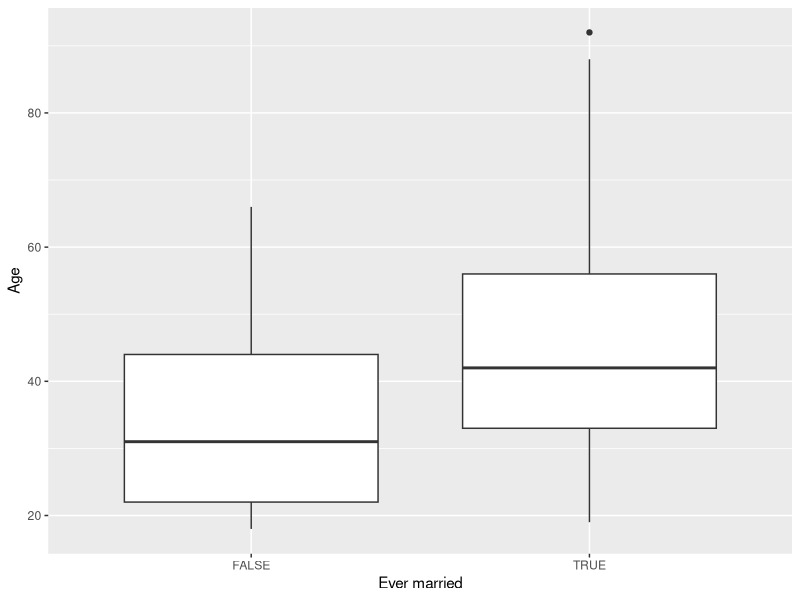
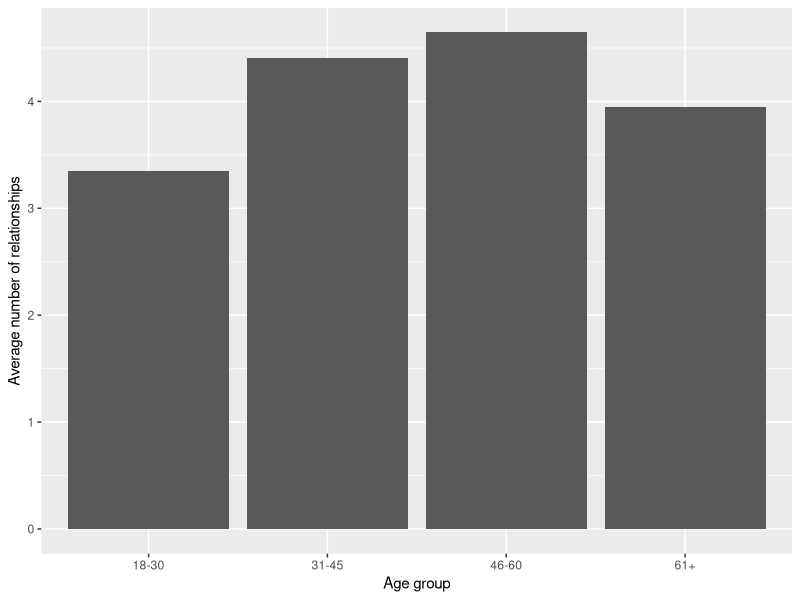
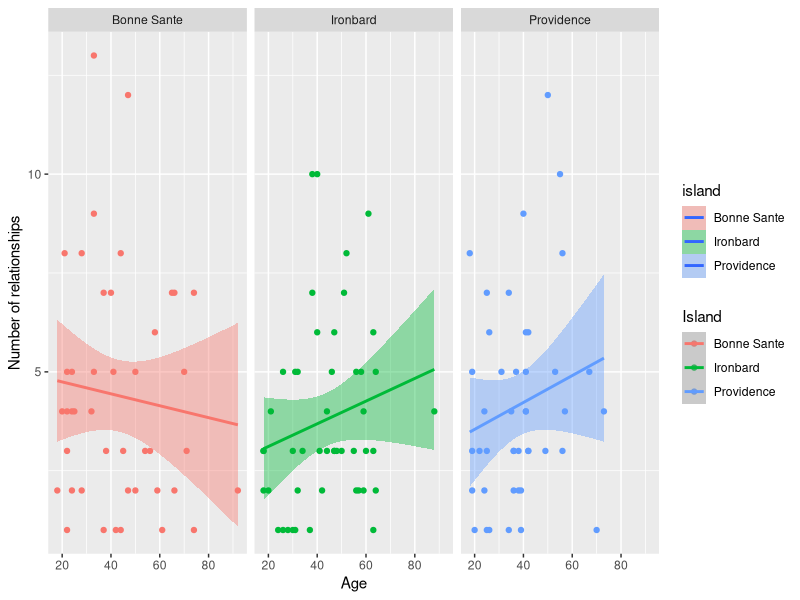
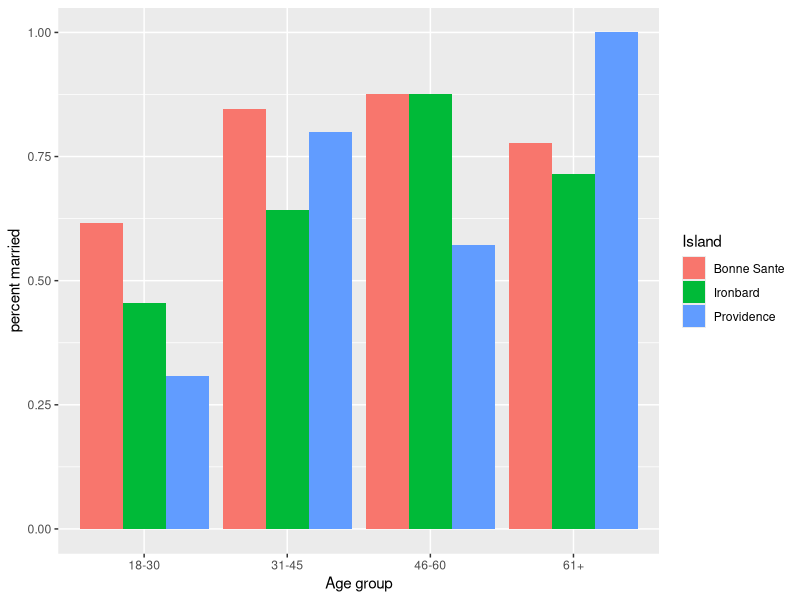
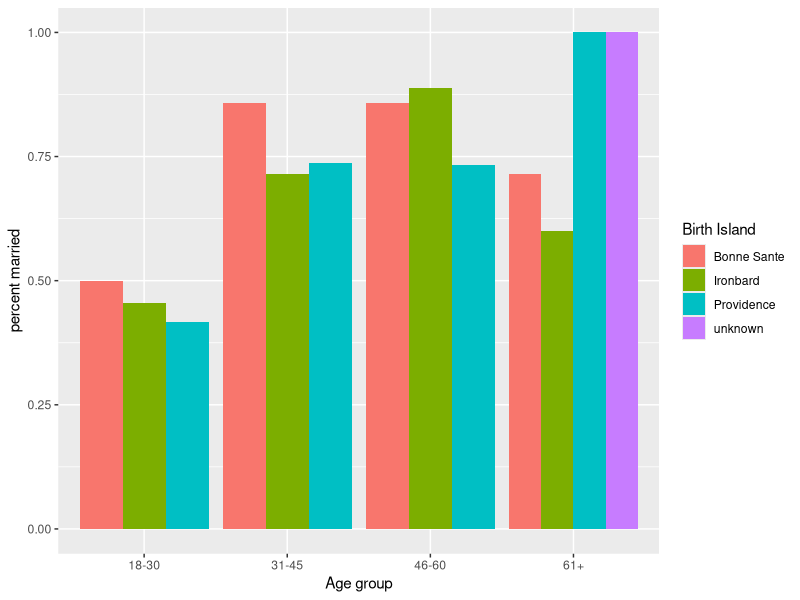
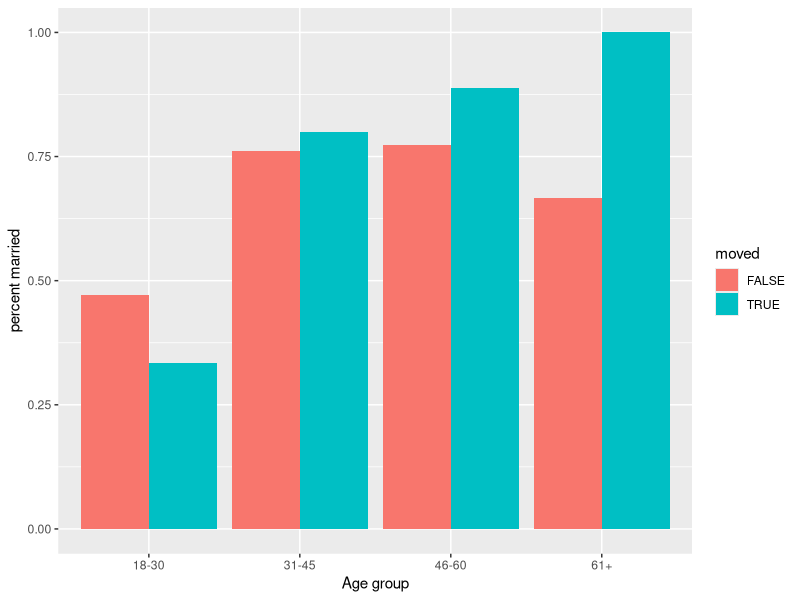

These figures' R source, in order:
## ---- chunk 1
library(tidyverse)
library(rsample)

# TODO: Include any other packages you need
## ---- chunk 2
 df_islanders <- read_csv("../data/main_sheet.csv")

df_clean <-
  df_islanders %>%
  rename(
    name = Name,
    age = Age,
    house = House,
    city = City,
    island = Island,
    birth_island = `Birth island`,
    relationship_length = `Relationship Length`,
    married = Married
  ) %>%
  mutate(
    island = str_replace(island, "Santé", "Sante"),
    birth_island = str_replace(birth_island, "Santé", "Sante"),
    married = str_to_lower(str_trim(married)),
    moved = island != birth_island
  )

glimpse(df_clean)

df_people <-
  df_clean %>%
  distinct(name, age, house, city, island, birth_island, moved)

df_rel <-
  df_clean %>%
  group_by(name, age, house, city, island, birth_island, moved) %>%
  summarize(
    n_relationships = n(),
    ever_married = "yes" %in% married,
    .groups = "drop"
  ) %>%
  mutate(
    age_group = case_when(
      age <= 30 ~ "18-30",
      age <= 45 ~ "31-45",
      age <= 60 ~ "46-60",
      TRUE ~ "61+"
    )
  )

summary (df_people)



## ---- chunk 3
df_rel %>%
  ggplot(aes(x = ever_married, y = age)) +
  geom_boxplot() +
  labs(x = "Ever married", y = "Age")
## ---- chunk 4

## ---- chunk 5
df_rel %>%
  group_by(age_group) %>%
  summarize(avg_relationships = mean(n_relationships)) %>%
  ggplot(aes(x = age_group, y = avg_relationships)) +
  geom_col() +
  labs(
    x = "Age group",
    y = "Average number of relationships",
)
#smallr binds
## ---- chunk 6
df_rel %>%
  # filter(island == "Providence") |> 
  ggplot(aes(x = age, y = n_relationships, color = island)) +
  geom_point() +
  geom_smooth(
    method=lm,
    mapping = aes(fill = island)
  ) +
  facet_wrap(~island) +
  labs(
    x = "Age",
    y = "Number of relationships",
    color = "Island"
  )
## ---- chunk 7
df_rel |> 
  group_by(age_group) |> 
  summarize(
    n_married = sum(ever_married),
    n_total = n()
  ) |> 
  mutate(p_married = n_married / n_total)

df_rel %>%
  group_by(age_group, island) %>%
  summarize(
    n_married = sum(ever_married),
    n_total = n(),
    .groups = "drop"
  ) %>%
  mutate(p_married = n_married / n_total) %>%
  ggplot(aes(x = age_group, y = p_married, fill = island)) +
  geom_col(position = "dodge") +
  labs(x = "Age group", y = "percent married", fill = "Island")


df_rel  %>%
  filter(birth_island != "Buyan")  %>%
  group_by(age_group, birth_island) %>%
  summarize(
    n_married = sum(ever_married),
    n_total = n(),
    .groups = "drop"
  ) %>%
  mutate(p_married = n_married / n_total) %>%
  ggplot(aes(x = age_group, y = p_married, fill = birth_island)) +
  geom_col(position = "dodge") +
  labs(x = "Age group", y = "percent married", fill = "Birth Island")

df_rel  %>%
  filter(birth_island != "Buyan")  %>%
  group_by(age_group, moved) %>%
  summarize(
    n_married = sum(ever_married),
    n_total = n(),
    .groups = "drop"
  ) %>%
  mutate(p_married = n_married / n_total) %>%
  ggplot(aes(x = age_group, y = p_married, fill = moved)) +
  geom_col(position = "dodge") +
  labs(x = "Age group", y = "percent married", fill = "moved")
